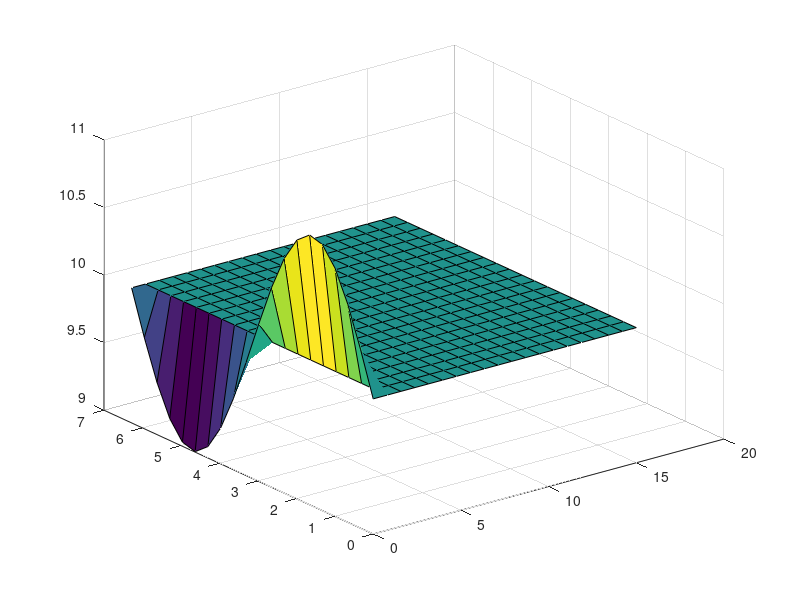

Write the MATLAB code that produced this figure.

% Create mesh (2D MESH)
dimX = 20;                  % Number of nodes in x
dimY = 20;                  % Number of nodes in y
source = 0;
% Defining Boundary conditions

% Type
boundary.south = 'Dirichlet';
boundary.north = 'Dirichlet';
boundary.east  = 'Dirichlet';
boundary.west  = 'Dirichlet';

% Value for Dirichlet BC
VNorth = 10;
VSouth= 10;
VWest= 10;
VEast=10;
% ii gives the row, jj gives the column
l=15;
h=2.0*pi;
n = 50;
index = @(ii,jj) ii + (jj-1)*dimY;

delta_x = l/(dimX-1);
delta_y = h/(dimY-1);      % this is for the case of a rectangular and uniform mesh

x_vector = 0:delta_x:l;
y_vector = 0:delta_y:h;

[x_grid,y_grid] = meshgrid(x_vector,y_vector);


%-----------------------------------------------------------------------
% Defining the Constants

Gamma= 0.1;
U0 = 50.0;
dt=0.001;
tsteps = 1000;

%-----------------------------------------------------------------------
% Defining Boundary conditions

b = zeros(dimY,dimX);

for ii = 1:dimX
    if ii == 1  % Construct north part
        switch boundary.north
            case 'Dirichlet'
                for jj = 2:(dimY)
                    b(index(ii,jj)) = VNorth;
                end
        end
    elseif ii == dimX  % Construct south part
        switch boundary.south
            case 'Dirichlet'
                for jj = 1:(dimY-1)
                    b(index(ii,jj)) = VSouth;
                end
            case 'Neumann'
                for jj = 1:(dimY-1)
                    b(index(ii,jj)) = beta;
                end
        end
    else
        for jj = 2:(dimY-1)
            b(index(ii,jj)) = source;
        end
    end
end

for jj = 1:dimY
    if jj == 1  % Construct west part
        switch boundary.west
            case 'Dirichlet'
                for ii = 1:(dimX-1)
                    b(index(ii,jj)) = VWest;
                end
        end
    elseif jj == dimX  %Construct east part
        switch boundary.east
            case 'Dirichlet'
                for ii = 2:(dimY)
                    b(index(ii,jj)) = VEast;
                end

        end
    end
end

%------------------------------------------------------------------------
% Constructing Matrix A;

A = zeros(dimY*dimX);

     a_e = (U0/(2*delta_x) - Gamma/(delta_x^2));
     a_p = 2*Gamma/(delta_x^2)+2*Gamma/(delta_y^2);
     a_w = -(U0/(2*delta_x) + Gamma/(delta_x^2));
     a_n = (U0/(2*delta_y) - Gamma/(delta_y^2));
     a_s = -(U0/(2*delta_y) + Gamma/(delta_y^2));
     
for ii = 1:dimX
    if ii == 1 % North Part
        switch boundary.north
            case 'Dirichlet'
                for jj = 2:dimY
                    A(index(ii,jj),index(ii,jj)) = 1;
                end
        end
    elseif ii == dimX % South Part
        switch boundary.south
            case 'Dirichlet'
                for jj = 1:(dimY-1)
                    A(index(ii,jj),index(ii,jj)) = 1;
                end
            case 'Neumann'
                for jj = 1:(n-1)
                    A(index(ii,jj),index(ii,jj)) = -Kval*(3/(2*delta_y));
                    A(index(ii,jj),index(ii,jj)-1) = Kval*4/(2*delta_y);
                    A(index(ii,jj),index(ii,jj)-2) = -Kval/(2*delta_y);
                end
        end
    else % Middle points
        for jj = 2:(dimY-1)
            A(index(ii,jj),index(ii,jj))     = a_p;
            A(index(ii,jj),index(ii,jj) - 1) = a_w;
            A(index(ii,jj),index(ii,jj) + 1) = a_e;
            A(index(ii,jj),index(ii,jj) - dimY) = a_s;
            A(index(ii,jj),index(ii,jj) + dimY) = a_n;
        end
    end
end

for jj = 1:dimY
    if jj == 1 % West Part (only Dirichlet)
        for ii = 1:(dimX-1)
            A(index(ii,jj),index(ii,jj)) = 1;
        end
    elseif jj == dimY % East Part
        switch boundary.east
            case 'Dirichlet'
                for ii = 2:(dimX)
                    A(index(ii,jj),index(ii,jj)) = 1;
                end
%             case 'Robin'
%                 for ii = 2:(n)
%                     A(index(ii,jj),index(ii,jj)) = (alpha + (Kval*3/2)/delta_x);
%                     A(index(ii,jj),index(ii,jj)-n) = -Kval*(4/(2*delta_x));
%                     A(index(ii,jj),index(ii,jj)-2*n) = Kval/(2*delta_x);
%                 end
        end
    end
end
omega = zeros(dimY,dimX)+10;
omega(:,1)=sin(y_vector)+10;
% Check initial field:
surf(x_vector,y_vector,omega);
hold on;
pause(.5);
